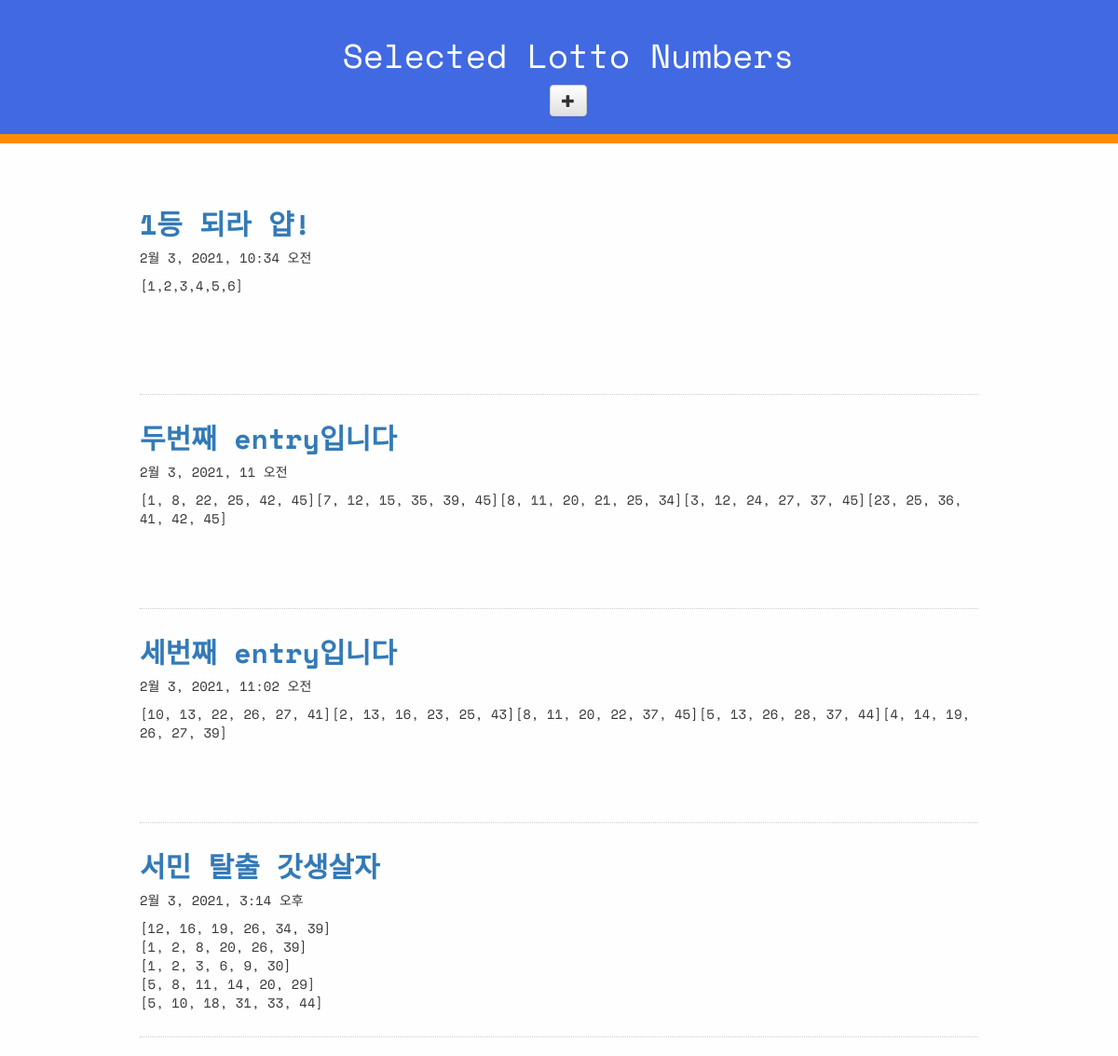
Page /lotto/ on the committed database.
### lotto/models.py (models this page shows, shortened)
class GuessNumbers(models.Model): # Model: class생성에 모든걸 담고있음
    name = models.CharField(max_length=24) # 로또 번호 리스트의 이름
    text = models.CharField(max_length=255) # 로또 번호 리스트에 대한 설명
    lottos = models.CharField(max_length=255, default='[1,2,3,4,5,6]') # 로또 번호들이 담길 str
    num_lotto = models.IntegerField(default=5) # 6개 번호 set의 갯수
    update_date = models.DateTimeField() # 갱신 날짜

### lotto/views.py (the view)
# urls.py: path('lotto/', views.index, name='lotto_main'),
def index(request):
    lottos = GuessNumbers.objects.all()
    return render(request, 'lotto/default.html', {'lottos':lottos})

### lotto/templates/lotto/default.html (shortened to what this page needs)
<!DOCTYPE html>
{% load staticfiles %}
<html lang="ko">
<head>
  <link rel="stylesheet" href="//maxcdn.bootstrapcdn.com/bootstrap/3.2.0/css/bootstrap.min.css">
  <link rel="stylesheet" href="//maxcdn.bootstrapcdn.com/bootstrap/3.2.0/css/bootstrap-theme.min.css">
  <link rel="stylesheet" href="{% static 'css/lotto.css' %}">
</head>
<body>
  <div class="page-header">
    <h1>Selected Lotto Numbers</h1>
    <a href="{% url 'new_lotto' %}">
      <span class='glyphicon glyphicon-plus btn btn-default'></span>
    </a>
  </div>
  <div class="container lotto">
    {% for lotto in lottos %}
    <div class="lotto_item">
      <h2><a href="{% url 'detail' lottokey=lotto.pk%}">{{lotto.text}}</a></h2>
      <p>{{lotto.update_date}}</p>
      <p>{{lotto.lottos | linebreaksbr}}</p>
    </div>
    {% endfor %}
  </div>
</body>
</html>

### lotto/static/css/lotto.css (style rules this page uses)
body { background: #fefefe; }
.page-header { background-color: royalblue; margin-top: 0; padding: 20px 20px 20px 40px; font-family: 'Space Mono', monospace; border-bottom: 10px solid darkorange; text-align: center; }
.page-header h1 { color: #FFFFFF; text-align: center; }
.container { font-family: 'Space Mono', monospace; width: 75%; margin: 0 auto; padding: 20px 0; }
.container > .lotto_item { height: 230px; padding: 10px 0; border-bottom: 1px dotted #ccc; overflow: visible; }
.container h2 { color: #B9F442; font-weight: bold; }

### rows in the picture
GuessNumbers: text "1등 되라 얍!", update_date "2월 3, 2021, 10:34 오전", lottos "[1,2,3,4,5,6]"
GuessNumbers: text "두번째 entry입니다", update_date "2월 3, 2021, 11 오전", lottos "[1, 8, 22, 25, 42, 45][7, 12, 15, 35, 39, 45][8, 11, 20, 21, 25, 34][3, 12, 24, 27, 37, 45][23, 25, 36, 41, 42, 45]"
GuessNumbers: text "세번째 entry입니다", update_date "2월 3, 2021, 11:02 오전", lottos "[10, 13, 22, 26, 27, 41][2, 13, 16, 23, 25, 43][8, 11, 20, 22, 37, 45][5, 13, 26, 28, 37, 44][4, 14, 19, 26, 27, 39]"
GuessNumbers: text "서민 탈출 갓생살자", update_date "2월 3, 2021, 3:14 오후", lottos "[12, 16, 19, 26, 34, 39] [1, 2, 8, 20, 26, 39] [1, 2, 3, 6, 9, 30] [5, 8, 11, 14, 20, 29] [5, 10, 18, 31, 33, 44]"
